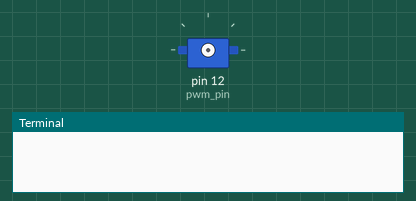
This program was run on a simulated Raspberry Pi (header pin numbers). Parts: servo, the last lines printed to the terminal. Servo angles are drawn from the pulse width (0.5 ms = 0°, 2.5 ms = 180°). At 14.5 s the program stops and its outputs stay as they are.

Above: at 0.1 s.
At 2.6 s:
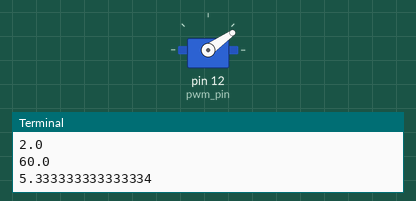
At 4.6 s:
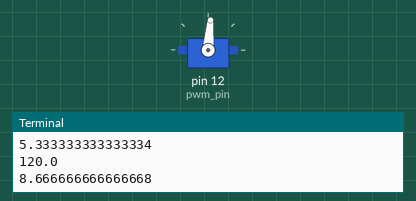
At 8.6 s:
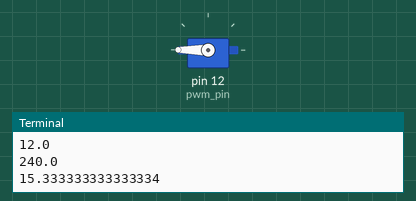
Timing chart, 0 to 10.1 s (numbered marks = the images above):
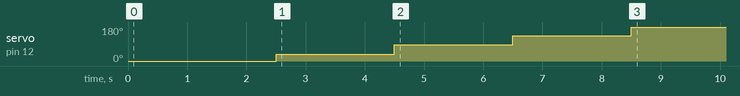

The program:

servo_limits.py
```python
import RPi.GPIO as GPIO
from time import sleep

GPIO.setmode(GPIO.BOARD)
frequency = 60
max_angle = 360                                       ##~Full right position/angle
min_angle = 0                                         ##~Full left position/angle
cur_angle = (max_angle-min_angle)/2       ##~The center position will be the default position/angle
min_dutyCycle = 2
max_dutyCycle = 18
cur_dutyCycle = (max_dutyCycle-min_dutyCycle)/2
cur_dutyCycle = max_dutyCycle
pwm_pin = 12
slope_offset = 2
slope = (max_angle-min_angle)/(max_dutyCycle-min_dutyCycle)
GPIO.setup(pwm_pin,GPIO.OUT)
pwm_channel = GPIO.PWM(pwm_pin,frequency)
pwm_channel.start(0)
sleep(.5)

for des_pos in range(0,420,60):
    des_pos = float(des_pos)
    print(des_pos)
    req_dutyCycle = ((des_pos*slope)+slope_offset)*100
    pwm_channel.ChangeDutyCycle(2+(des_pos/18))
    print(2+(des_pos/18))
    sleep(1)
    pwm_channel.ChangeDutyCycle(0)
    sleep(1)

pwm_channel.ChangeDutyCycle(0)
pwm_channel.stop()
GPIO.cleanup()
```

Measured:
- by itself, servo on pin 12 (pwm_pin): 0° → 35° at 2.5 s, → 85° 2.0 s later, → 135° 2.0 s later, → 180° 2.0 s later
